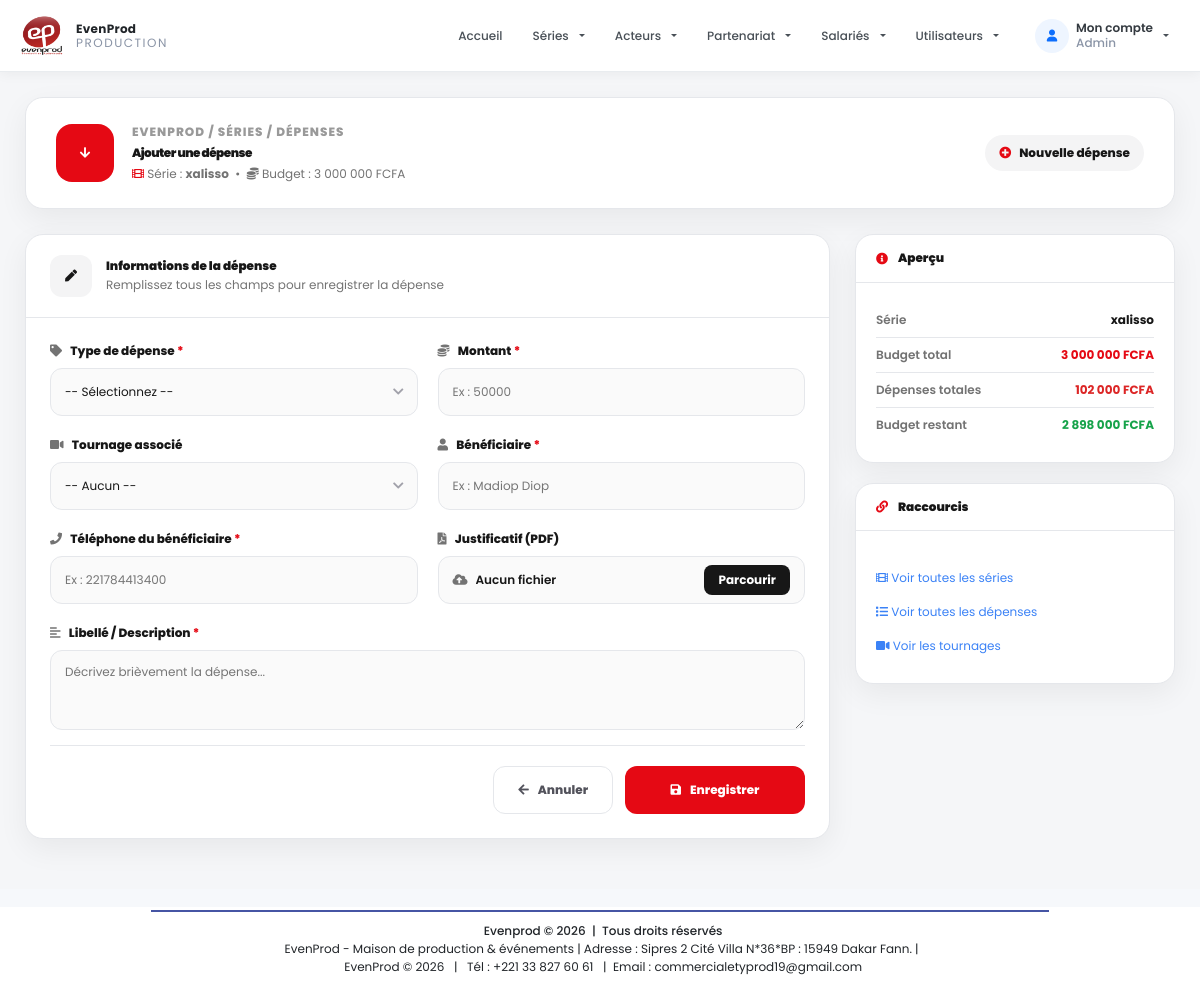
Screenshot of /public/appManager/depenses/add_depense.php?id=1 (signed in) with the database file from the repository.
### tables this page shows
CREATE TABLE IF NOT EXISTS `series` (
  `id` int NOT NULL AUTO_INCREMENT,
  `titre` varchar(150) NOT NULL,
  `description` text,
  `logo` varchar(255) DEFAULT NULL,
  `date_sortie` date DEFAULT NULL,
  `type` varchar(100) DEFAULT NULL,
  `budget` decimal(10,0) NOT NULL,
  `transport` decimal(15,2) NOT NULL DEFAULT '0.00',
  `decors` decimal(15,2) NOT NULL DEFAULT '0.00',
  `reglement_acteurs` decimal(15,2) NOT NULL DEFAULT '0.00',
  `accessoires` decimal(15,2) NOT NULL DEFAULT '0.00',
  `hmc` decimal(15,2) NOT NULL DEFAULT '0.00',
  `carburant` decimal(15,2) NOT NULL DEFAULT '0.00',
  `pharmacie` decimal(15,2) NOT NULL DEFAULT '0.00',
  `receptions` decimal(15,2) NOT NULL DEFAULT '0.00',
  `autres_achats` decimal(15,2) NOT NULL DEFAULT '0.00',
  `projet_id` int DEFAULT NULL,
  PRIMARY KEY (`id`),
  KEY `projet_id` (`projet_id`)
);

### config/fonction.php (called while the page is built, shortened)
<?php
 function connexionBD()
{
    $host = 'localhost';
    $user = 'root';
    $pass = '';
    $db = 'evenprod_db';
    $connexion = mysqli_connect($host, $user, $pass, $db);
    mysqli_set_charset($connexion, 'utf8mb4');
    return $connexion;
}
$connexion = connexionBD();
function getSerieById($serieId)
{
    global $connexion;
    $serieId = (int) $serieId;
    $sql = "SELECT * FROM series WHERE id = $serieId";
    $res = mysqli_query($connexion, $sql);
    return mysqli_fetch_assoc($res);
}
function getTournagesBySerieId($serieId)
{
    global $connexion;
    $serieId = (int) $serieId;
    $sql = "SELECT * FROM tournages WHERE serie_id = $serieId ORDER BY id DESC";
    $result = mysqli_query($connexion, $sql);
    $tournages = [];
    if ($result && mysqli_num_rows($result) > 0) {
        while ($row = mysqli_fetch_assoc($result)) {
            $tournages[] = $row;
        }
    }
    return $tournages;
}
function getDepensesBySerie($serieId)
{
    global $connexion;
    $serieId = (int) $serieId;
    $sql = "
        SELECT
            d.id,
            d.libelle,
            d.type_depense,
            d.date_depense,
            d.montant,
            d.justificatif,
            d.acteur_id,
            t.reference AS tournage_reference,
            /*
             * BÉNÉFICIAIRE
             * Si acteur_id existe :
             * prénom + nom de l'acteur
             * Sinon :
             * beneficiaire enregistré dans depenses
             */
            CASE
                WHEN d.acteur_id IS NOT NULL
                     AND atr.id IS NOT NULL
                THEN TRIM(
                    CONCAT(
                        COALESCE(atr.prenom, ''),
                        ' ',
                        COALESCE(atr.nom, '')
                    )
                )
                ELSE COALESCE(
                    d.beneficiaire,
                    ''
                )
            END AS beneficiaire,
            /*
             * TÉLÉPHONE DU BÉNÉFICIAIRE
             * Si acteur_id existe :
             * contact de l'acteur
             * Sinon :
             * telephone_beneficiaire enregistré dans depenses
             */
            CASE
                WHEN d.acteur_id IS NOT NULL
                     AND atr.id IS NOT NULL
                THEN COALESCE(
                    atr.contact,
                    ''
                )
                ELSE COALESCE(
                    d.telephone_beneficiaire,
                    ''
                )
            END AS telephone_beneficiaire
        FROM depenses d
        LEFT JOIN tournages t
            ON d.tournage_id = t.id
        LEFT JOIN acteurs atr
            ON atr.id = d.acteur_id
        WHERE d.serie_id = $serieId
        ORDER BY d.id DESC
    ";
    $result = mysqli_query($connexion, $sql);
    $depenses = [];
    if ($result) {
        while ($row = mysqli_fetch_assoc($result)) {
            $depenses[] = $row;
        }
    }
    return $depenses;
}
?>

### public/appManager/depenses/add_depense.php (the view, shortened to what this page needs)
<?php
include '../../../config/fonction.php';
$serieId = $_GET['id'] ?? 0;
$serie = getSerieById($serieId);
$depenses = getDepensesBySerie($serieId);
$totalDepenses = 0;
foreach ($depenses as $d) {
    $totalDepenses += $d['montant'];
}
?>
<?php include '../../../includes/header.php'; ?>
<head>
    <link rel="stylesheet" href="https://cdnjs.cloudflare.com/ajax/libs/font-awesome/5.15.4/css/all.min.css">
</head>
<section class="depense-page">
    <div class="depense-container">
        <header class="depense-header">
            <div class="depense-header-left">
                <div class="depense-header-icon">
                    <i class="fas fa-arrow-down"></i>
                </div>
                <div>
                    <div class="depense-breadcrumb">
                        EVENPROD / SÉRIES / DÉPENSES
                    </div>
                    <h1>Ajouter une dépense</h1>
                    <p>
                        <i class="fas fa-film" style="color:var(--accent);"></i>
                        Série : <strong><?= htmlspecialchars($serie['titre'] ?? 'Série introuvable') ?></strong>
                        &nbsp;&bull;&nbsp;
                        <i class="fas fa-coins"></i>
                        Budget : <?= number_format($serie['budget'] ?? 0, 0, ',', ' ') ?> FCFA
                    </p>
                </div>
            </div>
            <div class="header-status">
                <i class="fas fa-plus-circle"></i>
                Nouvelle dépense
            </div>
        </header>
        <div class="depense-layout">
            <main>
                <div class="form-card">
                    <div class="card-header">
                        <div class="card-header-icon">
                            <i class="fas fa-pen"></i>
                        </div>
                        <div>
                            <h2>Informations de la dépense</h2>
                            <p>Remplissez tous les champs pour enregistrer la dépense</p>
                        </div>
                    </div>
                    <div class="card-body">
                        <form action="add_depense?id=<?= htmlspecialchars($serie['id']) ?>" method="post"
                            enctype="multipart/form-data" id="depenseForm">
                            <div class="form-grid">
                                <div class="form-group">
                                    <label for="type">
                                        <i class="fas fa-tag label-icon"></i>
                                        Type de dépense
                                        <span>*</span>
                                    </label>
                                    <div class="select-wrapper">
                                        <select id="type" name="type" class="modern-select" required>
                                            <option value="">-- Sélectionnez --</option>
                                        </select>
                                    </div>
                                </div>
                                <div class="form-group">
                                    <label for="montant">
                                        <i class="fas fa-coins label-icon"></i>
                                        Montant
                                        <span>*</span>
                                    </label>
                                    <input type="number" id="montant" name="montant" class="modern-input"
                                        placeholder="Ex : 50000" min="0" step="100" required>
                                </div>
                                <div class="form-group">
                                    <label for="tournage_id">
                                        <i class="fas fa-video label-icon"></i>
                                        Tournage associé
                                    </label>
                                    <div class="select-wrapper">
                                        <select id="tournage_id" name="tournage_id" class="modern-select">
                                            <option value="">-- Aucun --</option>
                                        </select>
                                    </div>
                                </div>
                                <div class="form-group">
                                    <label for="beneficiaire">
                                        <i class="fas fa-user label-icon"></i>
                                        Bénéficiaire
                                        <span>*</span>
                                    </label>
                                    <input type="text" id="beneficiaire" name="beneficiaire" class="modern-input"
                                        placeholder="Ex : Madiop Diop" maxlength="150" required>
                                </div>
                                <div class="form-group">
                                    <label for="telephone_beneficiaire">
                                        <i class="fas fa-phone label-icon"></i>
                                        Téléphone du bénéficiaire
                                        <span>*</span>
                                    </label>
                                    <input type="tel" id="telephone_beneficiaire" name="telephone_beneficiaire"
                                        class="modern-input" placeholder="Ex : 221784413400" maxlength="12" minlength="12" required>
                                </div>
                                <div class="form-group">
                                    <label for="justificatif">
                                        <i class="fas fa-file-pdf label-icon"></i>
                                        Justificatif (PDF)
                                    </label>
                                    <div class="file-upload-wrapper">
                                        <div class="file-upload-label">
                                            <span class="file-info">
                                                <i class="fas fa-cloud-upload-alt"></i>
                                                <span class="file-name" id="fileName">Aucun fichier</span>
                                            </span>
                                            <span class="file-btn">Parcourir</span>
                                        </div>
                                    </div>
                                </div>
                                <div class="form-group" style="grid-column: span 2;">
                                    <label for="description">
                                        <i class="fas fa-align-left label-icon"></i>
                                        Libellé / Description
                                        <span>*</span>
                                    </label>
                                    <textarea id="description" name="description" class="modern-textarea"
                                        placeholder="Décrivez brièvement la dépense..." required></textarea>
                                </div>
                            </div>
                            <div class="form-actions">
                                <a href="liste_all?id=<?= htmlspecialchars($serie['id']) ?>" class="btn btn-cancel">
                                    <i class="fas fa-arrow-left"></i>
                                    Annuler
                                </a>
                                <button type="submit" class="btn btn-submit" id="submitBtn">
                                    <i class="fas fa-save"></i>
                                    <span>Enregistrer</span>
                                </button>
                            </div>
                        </form>
                    </div>
                </div>
            </main>
            <aside class="sidebar">
                <div class="side-card">
                    <div class="side-header">
                        <h3><i class="fas fa-info-circle"></i> Aperçu</h3>
                    </div>
                    <div class="side-body">
                        <div class="side-info-row">
                            <span class="label">Série</span>
                            <span class="value"><?= htmlspecialchars($serie['titre'] ?? '-') ?></span>
                        </div>
                        <div class="side-info-row">
                            <span class="label">Budget total</span>
                            <span class="value accent"><?= number_format($serie['budget'] ?? 0, 0, ',', ' ') ?>
                                FCFA</span>
                        </div>
                        <div class="side-info-row">
                            <span class="label">Dépenses totales</span>
                            <span class="value danger"><?= number_format($totalDepenses, 0, ',', ' ') ?> FCFA</span>
                        </div>
                        <div class="side-info-row">
                            <span class="label">Budget restant</span>
                            <span
                                class="value success"><?= number_format(($serie['budget'] ?? 0) - $totalDepenses, 0, ',', ' ') ?>
                                FCFA</span>
                        </div>
                    </div>
                </div>
                <div class="side-card">
                    <div class="side-header">
                        <h3><i class="fas fa-link"></i> Raccourcis</h3>
                    </div>
                    <div class="side-body">
                        <div class="side-links">
                            <a href="<?= $url_base ?>pages/series_list">
                                <i class="fas fa-film"></i> Voir toutes les séries
                            </a>
                            <a href="liste_all?id=<?= htmlspecialchars($serie['id']) ?>">
                                <i class="fas fa-list"></i> Voir toutes les dépenses
                            </a>
                            <a href="../series/tournages.php?id=<?= htmlspecialchars($serie['id']) ?>">
                                <i class="fas fa-video"></i> Voir les tournages
                            </a>
                        </div>
                    </div>
                </div>
            </aside>
        </div>
    </div>
</section>
<?php include '../../../includes/footer.php'; ?>

### includes/header.php (style rules this page uses)
* { box-sizing: border-box; }
* { font-size: 12px !important; }
body { margin: 0; padding: 0; font-family: 'Poppins', sans-serif; background-color: #f6f8fb; color: #343a40; }

### rows the page displays
series: titre "xalisso", budget "3 000 000", ($serie['budget']??0)-$totalDepenses "2 898 000"

### other values shown
$role "Admin"
$totalDepenses "102 000"
